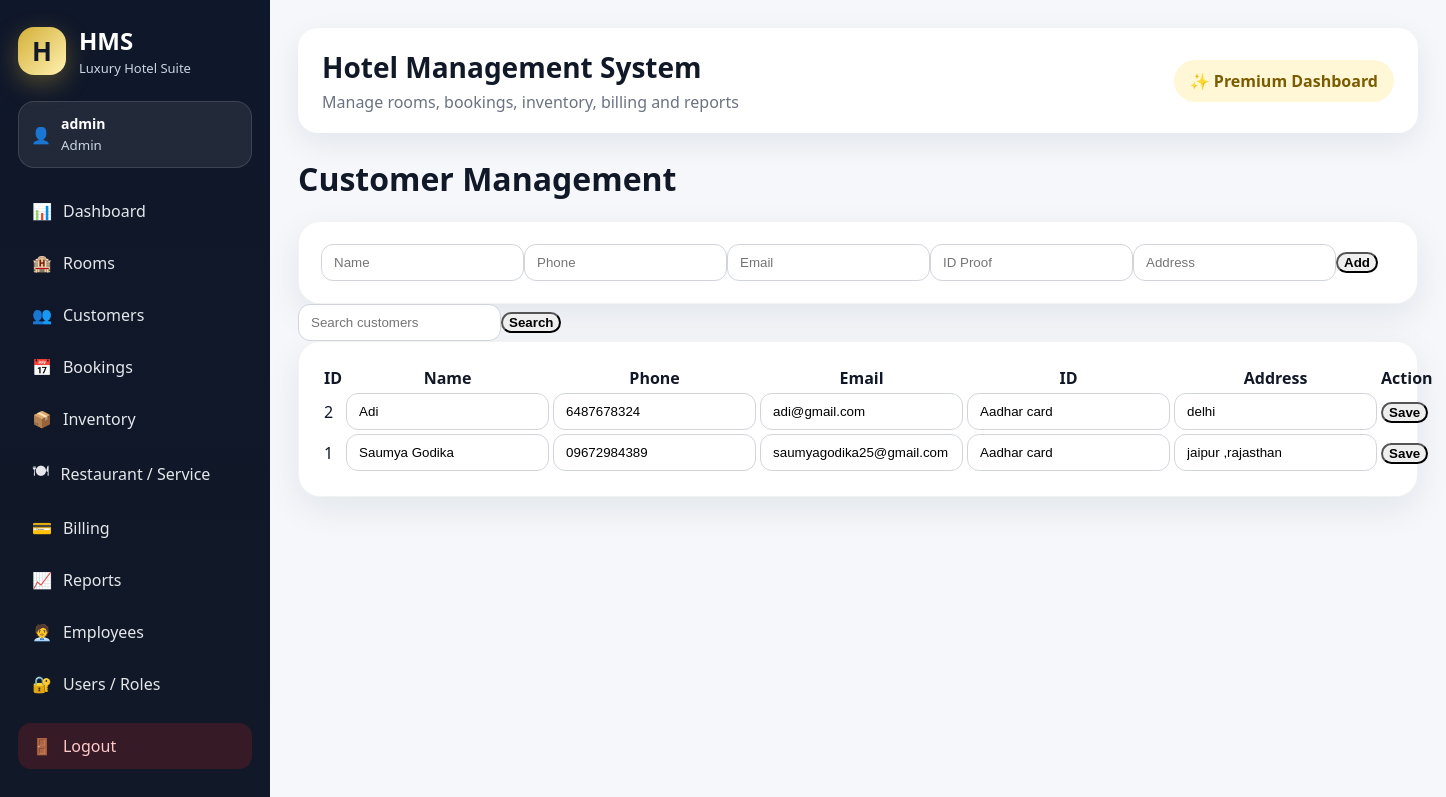
The page /customers (signed in) on the database its author committed.
### tables this page shows
CREATE TABLE customers(
        id INTEGER PRIMARY KEY AUTOINCREMENT,
        name TEXT,
        phone TEXT,
        email TEXT,
        id_proof TEXT,
        address TEXT);

### app.py (the view)
@app.route("/customers")
def customers():
    q = request.args.get("q", "")
    if q:
        customers = run("SELECT * FROM customers WHERE name LIKE ? OR phone LIKE ? OR email LIKE ? ORDER BY id DESC",
                        (f"%{q}%", f"%{q}%", f"%{q}%"))
    else:
        customers = run("SELECT * FROM customers ORDER BY id DESC")
    return render_template("customers.html", customers=customers, q=q)

### app.py (called while the page is built)
def db():
    con = sqlite3.connect(DB_PATH)
    con.row_factory = sqlite3.Row
    return con

def run(sql, args=(), one=False, commit=False):
    con = db()
    cur = con.execute(sql, args)
    if commit:
        con.commit()
        last = cur.lastrowid
        con.close()
        return last
    rows = cur.fetchall()
    con.close()
    return (rows[0] if rows else None) if one else rows

def login_required():
    return "user_id" in session

@app.context_processor
def inject():
    return dict(current_user=session)

@app.before_request
def protect():
    allowed = ["login", "static"]
    if request.endpoint not in allowed and not login_required():
        return redirect(url_for("login"))

### templates/customers.html
{% extends "base.html" %}{% block content %}<h1>Customer Management</h1>
<div class="panel"><form class="row" method="post" action="{{url_for('add_customer')}}"><input name="name" placeholder="Name" required><input name="phone" placeholder="Phone" required><input name="email" placeholder="Email"><input name="id_proof" placeholder="ID Proof"><input name="address" placeholder="Address"><button>Add</button></form></div>
<form class="search"><input name="q" value="{{q}}" placeholder="Search customers"><button>Search</button></form>
<div class="panel"><table><tr><th>ID</th><th>Name</th><th>Phone</th><th>Email</th><th>ID</th><th>Address</th><th>Action</th></tr>{% for c in customers %}<tr><form method="post" action="{{url_for('update_customer', id=c.id)}}"><td>{{c.id}}</td><td><input name="name" value="{{c.name}}"></td><td><input name="phone" value="{{c.phone}}"></td><td><input name="email" value="{{c.email or ''}}"></td><td><input name="id_proof" value="{{c.id_proof or ''}}"></td><td><input name="address" value="{{c.address or ''}}"></td><td><button>Save</button></td></form></tr>{% endfor %}</table></div>{% endblock %}

### static/css/style.css (style rules this page uses)
:root { --navy: #0f172a; --navy-light: #1e293b; --gold: #d4af37; --gold-soft: #f8e7a1; --bg: #f5f7fb; --white: #ffffff; --text: #111827; --muted: #6b7280; --green: #16a34a; --red: #dc2626; --blue: #2563eb; --purple: #7c3aed; }
* { box-sizing: border-box; }
body { margin: 0; background: var(--bg); font-family: "Segoe UI", Arial, sans-serif; color: var(--text); }
.glass-panel, .panel { background: white; border-radius: 22px; padding: 22px; box-shadow: 0 12px 35px rgba(15,23,42,0.08); border: 1px solid rgba(15,23,42,0.05); }
input, select, .form-control, .form-select { border-radius: 12px !important; border: 1px solid #d1d5db !important; padding: 10px 12px !important; }
button, .btn, .button { border-radius: 12px !important; font-weight: 700; }
table { border-radius: 14px; overflow: hidden; }

### rows shown on the page
customers: id "2", name "Adi", phone "6487678324", email "adi@gmail.com", id_proof "Aadhar card", address "delhi"
customers: id "1", name "Saumya Godika", phone "09672984389", email "saumyagodika25@gmail.com", id_proof "Aadhar card", address "jaipur ,rajasthan"

### other values the page prints
{{ current_user.username }} "admin"
{{ current_user.role }} "Admin"
{{ title or "Hotel Management System" }} "Hotel Management System"
